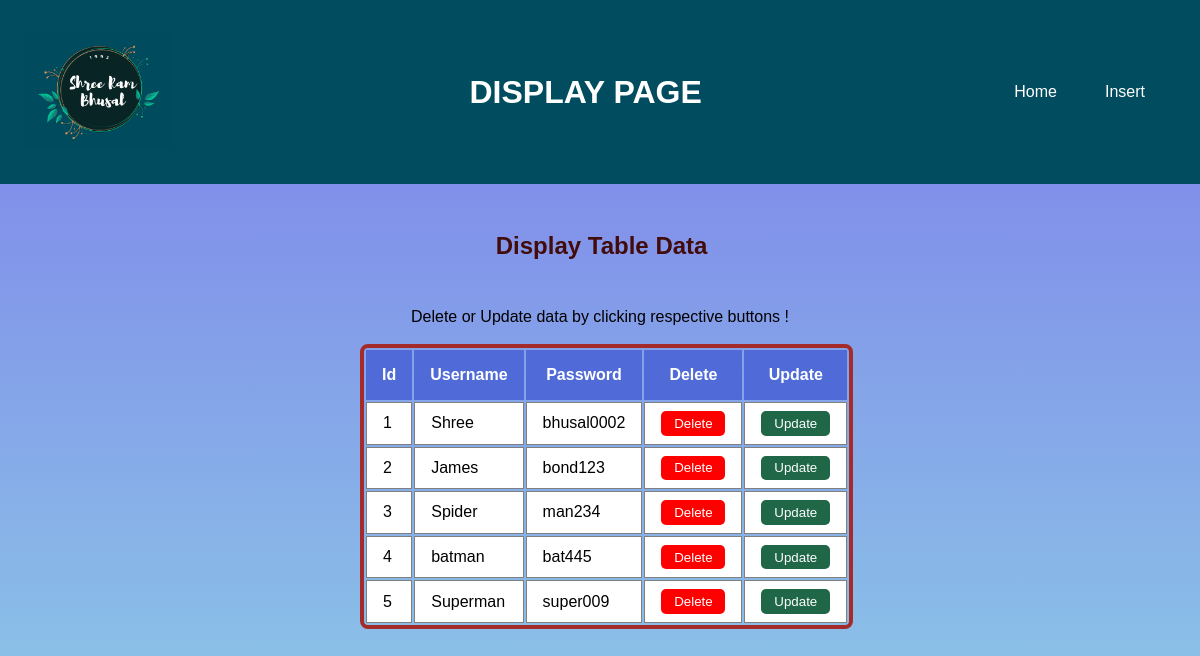
Screenshot of /display.php with the database file from the repository.
### tables this page shows
CREATE TABLE `customers` (
  `id` int NOT NULL,
  `username` varchar(255) NOT NULL,
  `password` varchar(255) NOT NULL
);

### display.php (the view, shortened to what this page needs)
<!DOCTYPE html>
<html lang="en">
<head>
</head>
<body>
<header>
    <div class='logo'>
    <a href="index.php"><img src="assets/mylogo.png" alt='my logo'></a>
    </div>
<h1>DISPLAY PAGE</h1>
<div class="nav" >
    <li><a href="index.php">Home</a></li>
    <li><a href="insert.php">Insert</a></li>
</div>
</header>
<div class="container">
      <div>
        <h2>Display Table Data</h2>
        <p>Delete or Update data by clicking respective buttons !</p><br>
        <table class="table">
        <tr class="heading-row">
            <th>Id</th>
            <th>Username</th>
            <th>Password</th>
            <th>Delete</th>
            <th>Update</th>
        </tr>
 <?php
include 'connection.php';
    $q= "select * from customers ";
    $query = mysqli_query($conn, $q);
    while($result=mysqli_fetch_array($query)){
?>
        <tr class="data-row">
            <td><?php echo $result['id'];?></td>
            <td><?php echo $result['username'];?></td>
            <td><?php echo $result['password'];?></td>
            <td> <button class="delete-btn"> <a href="delete.php?id=<?php echo $result['id']; ?>">Delete</a></button></td>
            <td> <button class="update-btn"> <a href="update.php?id=<?php echo $result['id']; ?>">Update</a></button></td>
        </tr>
        <?php
        }
        ?>
        </table>
      </div>
</div>
</body>
</html>

### rows the page displays
customers: id "1", username "Shree", password "bhusal0002"
customers: id "2", username "James", password "bond123"
customers: id "3", username "Spider", password "man234"
customers: id "4", username "batman", password "bat445"
customers: id "5", username "Superman", password "super009"
